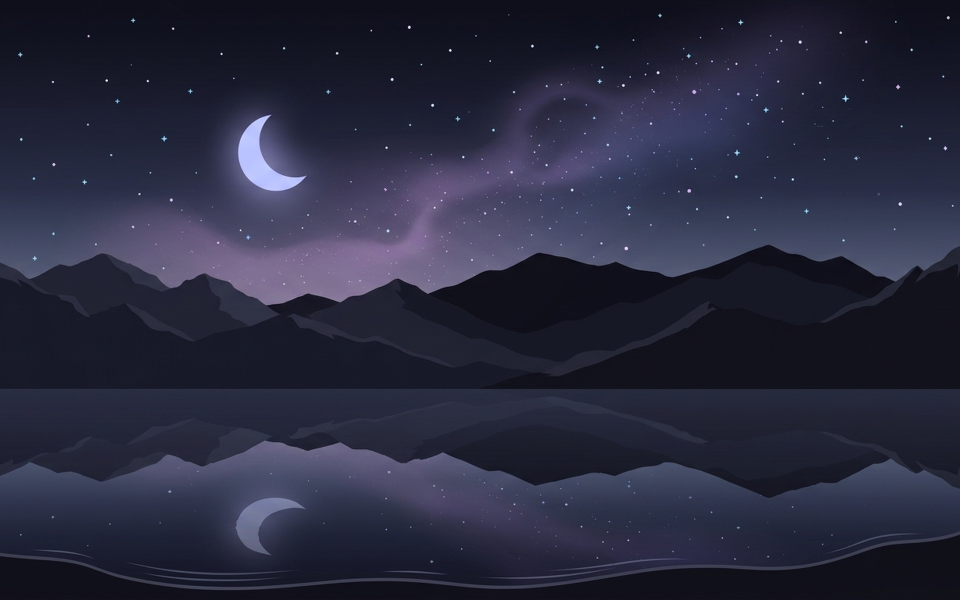
#> input picture art/lake/wallpaper-static.png, 1920 x 1200 px (shown at 1/2 size)
$ python trace_ridges.py
#> lines starting #> are read from the running program, lines starting #| are printed output that depends on the picture; after the words box and inside, x2 and y2 are one past the last pixel; in counts of white or black regions, pixels touching at a corner belong together
#!/usr/bin/env python3
"""One-shot: extract reusable layers from the original night wallpaper.

Writes into art/lake/:
  mtn_alpha.png  L  mountain coverage (skyline matte, antialiased), y < WATER
  mtn_shade.png  L  normalised mountain luminance (facets / ridges / depth)
  shore.json        per-column y of the shoreline (ground below it)
  waves.png      L  wave-line strokes on the water (alpha)

sky.py recolours these per hour (gradient map), so every render keeps the
exact hand-drawn composition of the original art.
"""
import json, os
import numpy as np
import cv2
from PIL import Image

HERE = os.path.dirname(os.path.abspath(__file__))
ASSETS = os.path.join(HERE, '..', 'art', 'lake')
SRC = os.path.join(ASSETS, 'wallpaper-static.png')
W, H, WATER = 1920, 1200, 778

im = np.asarray(Image.open(SRC).convert('RGB')).astype(np.float32)
lum = im @ np.array([0.299, 0.587, 0.114], np.float32)
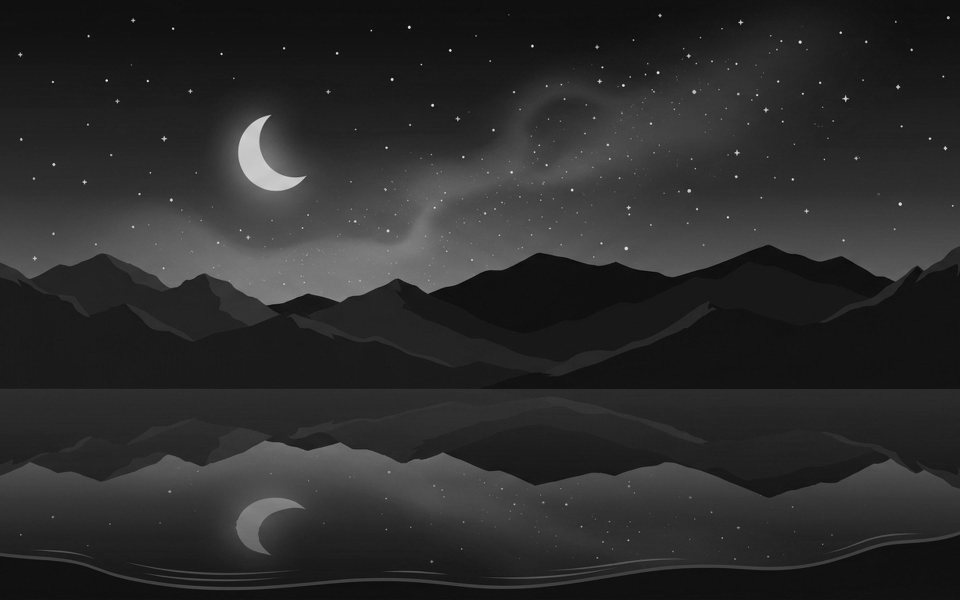
#> lum: shape (1200, 1920) float32 (shown at 1/2 size); min 1.37, max 254.1, mean 43.7
# remove stars / small bright specks (grey opening) for analysis
clean = cv2.morphologyEx(lum, cv2.MORPH_OPEN, np.ones((5, 5), np.uint8))

# ---------------------------------------------------------------- skyline matte
alpha = np.zeros((H, W), np.float32)
alpha[WATER:, :] = 0
edge = np.zeros(W, np.int32)
Y0, Y1 = 430, 700
for x in range(W):
    col = cv2.GaussianBlur(clean[Y0:Y1, max(0, x - 1):x + 2], (1, 3), 0).mean(axis=1)
    d = col[3:] - col[:-3]                       # drop over 3 px
    i = int(np.argmin(d)) + 1
    edge[x] = Y0 + i
#> this loop made 1920 passes
#> i on passes 1 to 3: 95, 95, 95
#> after the loop, edge = 1920 values, max 609 at index 530, min 489 at index 1533, mean 544.1
# stars right above the ridge can fool the detector into thin upward spikes
med = np.array([np.median(edge[max(0, x - 12):x + 13]) for x in range(W)]).astype(np.int32)
#> med = 1920 values, max 608 at index 529, min 490 at index 1530, mean 544.2
edge = np.where(edge < med - 4, med, edge)
#> edge = 1920 values, max 609 at index 530, min 489 at index 1533, mean 544.2

for x in range(W):
    e = edge[x]
    sky = clean[e - 6:e - 3, x].mean()
    mtn = clean[e + 3:e + 6, x].mean()
    span = max(sky - mtn, 4.0)
    for y in range(e - 3, e + 4):
        alpha[y, x] = np.clip((sky - lum[y, x]) / span, 0, 1)
    alpha[e + 4:WATER, x] = 1.0
    alpha[:e - 3, x] = 0.0
#> this loop made 1920 passes
#> (e, sky, mtn, span) on passes 1 to 3: (525, 82.84, 43.25, 39.59), (525, 83.07, 43.25, 39.82), (525, 83.07, 43.25, 39.82)
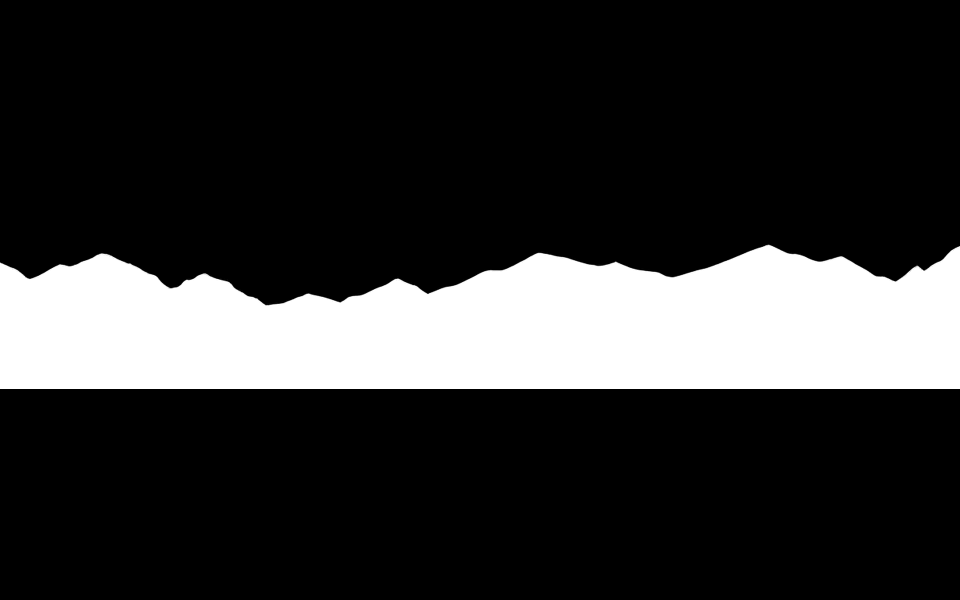
#> alpha: shape (1200, 1920) float32 (shown at 1/2 size); min 0, max 1, mean 0.194

# ---------------------------------------------------------------- shade map
reg = clean.copy()
m = alpha > 0.5
#> m: shape (1200, 1920) bool; 19.4% white; 1 white region, box (x1, y1, x2, y2) and area: (0, 490, 1920, 778) 447068
lo, hi = np.percentile(reg[m], 0.5), np.percentile(reg[m], 99.7)
#> lo = 14.35; hi = 52.27
shade = np.clip((reg - lo) / (hi - lo), 0, 1)
# recover near-edge pixels (opening darkens thin rims): use raw lum there
shade = np.where(alpha < 1, np.clip((np.minimum(lum, hi) - lo) / (hi - lo), 0, 1), shade)
shade[WATER:, :] = 0
shade = cv2.bilateralFilter(shade.astype(np.float32), 5, 0.05, 3)
shade *= (alpha > 0)
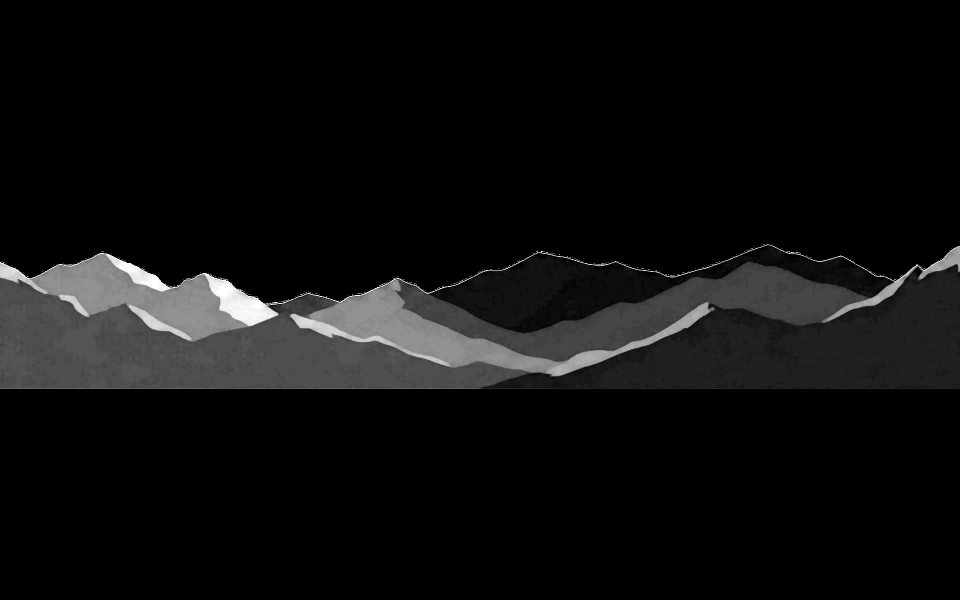
#> shade: shape (1200, 1920) float32 (shown at 1/2 size); min 0, max 1, mean 0.0561

# ---------------------------------------------------------------- shore
# ground (near-black) below the lake; find first row from bottom upward that
# is brighter than the ground band -> shoreline.
shore = np.zeros(W, np.float32)
for x in range(W):
    col = clean[1000:H, x]
    g = col[-15:].mean()
    above = np.where(col > g + 14)[0]
    shore[x] = 1000 + (above.max() + 1 if len(above) else 150)
#> this loop made 1920 passes
#> g on passes 1 to 3: 16.67, 16.79, 16.79
#> after the loop, shore = 1920 values, max 1181 at index 440, min 1070 at index 1918, mean 1148
shore = cv2.GaussianBlur(shore.reshape(1, -1), (0, 0), 6).ravel()
#> shore = 1920 values, max 1181 at index 459, min 1071.5 at index 1919, mean 1148

# ---------------------------------------------------------------- waves
bg = cv2.GaussianBlur(lum, (0, 0), 9)
hp = lum - bg
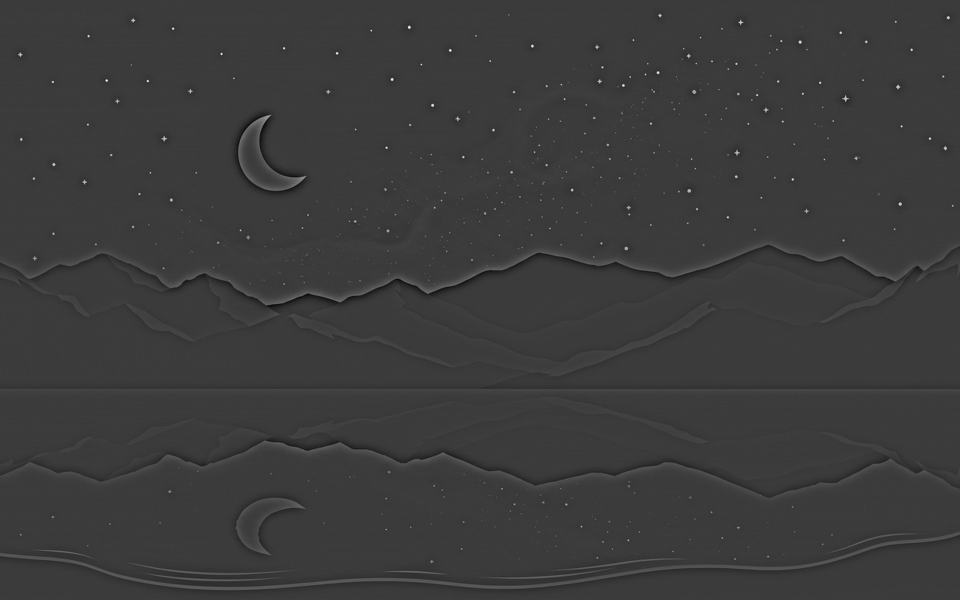
#> hp: shape (1200, 1920) float32 (shown at 1/2 size); min -69.41, max 226.5, mean 0; drawn with min black and max white
wm = ((hp > 9) & (np.arange(H)[:, None] > 1040)).astype(np.uint8)
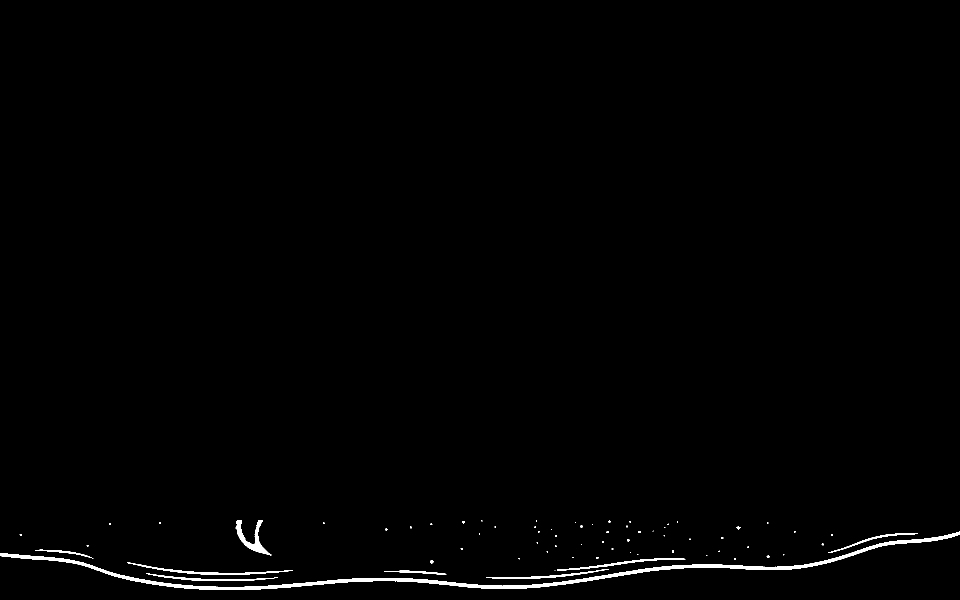
#> wm: shape (1200, 1920) (shown at 1/2 size); values 0 (black) and 1 (white), 0.83% white; 68 white regions (55 under 20 px), largest, box (x1, y1, x2, y2) and area: (0, 1063, 1920, 1180) 12423, (471, 1041, 543, 1111) 1352, (254, 1125, 586, 1150) 1110
yy = np.arange(H)[:, None]
wm[(yy >= shore[None, :] - 2)[:, :] & np.ones((1, W), bool)] = 0
wm[995:1118, 440:650] = 0                         # moon reflection
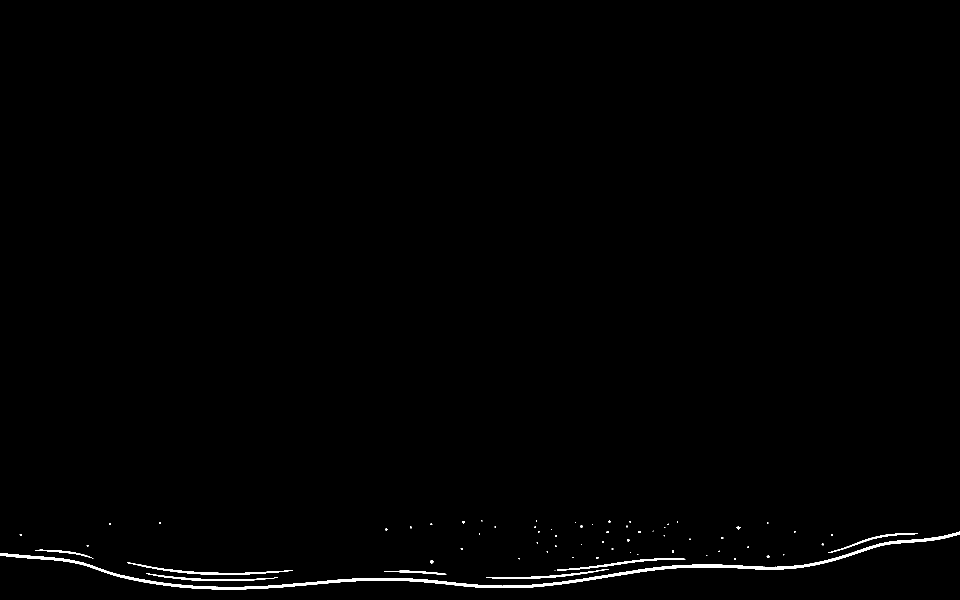
#> wm: shape (1200, 1920) (shown at 1/2 size); values 0 (black) and 1 (white), 0.68% white; 66 white regions (54 under 20 px), largest, box (x1, y1, x2, y2) and area: (0, 1063, 1920, 1179) 10366, (254, 1125, 586, 1150) 1110, (1114, 1117, 1371, 1141) 814
n, lab, st, _ = cv2.connectedComponentsWithStats(wm, 8)
#> lab: shape (1200, 1920) int32; 67 distinct labels, from 0 to 66
#> n = 67; st = 67 rows, first 6: [0, 0, 1920, 1200, 2288252], [962, 1041, 3, 2, 5], [1072, 1041, 2, 3, 6], [1217, 1041, 4, 4, 14], [925, 1042, 5, 5, 19], [1258, 1042, 4, 4, 13]
keep = np.zeros_like(wm)
for i in range(1, n):
    x, y, w, h, a = st[i]
    if w >= 40 and w > 4 * h:
        keep[lab == i] = 1
#> this loop made 66 passes
#> (x, y, w, h, a) on passes 1 to 12: (962, 1041, 3, 2, 5), (1072, 1041, 2, 3, 6), (1217, 1041, 4, 4, 14), (925, 1042, 5, 5, 19), (1258, 1042, 4, 4, 13), (1354, 1043, 2, 2, 4), (318, 1044, 4, 4, 13), (1151, 1044, 1, 2, 2), (1534, 1044, 3, 3, 8), (218, 1046, 4, 4, 14), (861, 1047, 4, 3, 10), (1335, 1047, 3, 3, 7)
waves = np.clip(hp / 40.0, 0, 1) * cv2.dilate(keep, np.ones((3, 3), np.uint8))

def save(arr, name):
#> called with name = 'mtn_alpha.png'
    Image.fromarray((np.clip(arr, 0, 1) * 255).astype(np.uint8), 'L').save(os.path.join(ASSETS, name))

save(alpha, 'mtn_alpha.png')
save(shade, 'mtn_shade.png')
save(waves, 'waves.png')
#> call 3 of save, with name = 'waves.png'
#> in save (call 3), `Image.fromarray((np.clip(arr, 0, 1) * 255).astype(np.uint8), 'L').save..`:
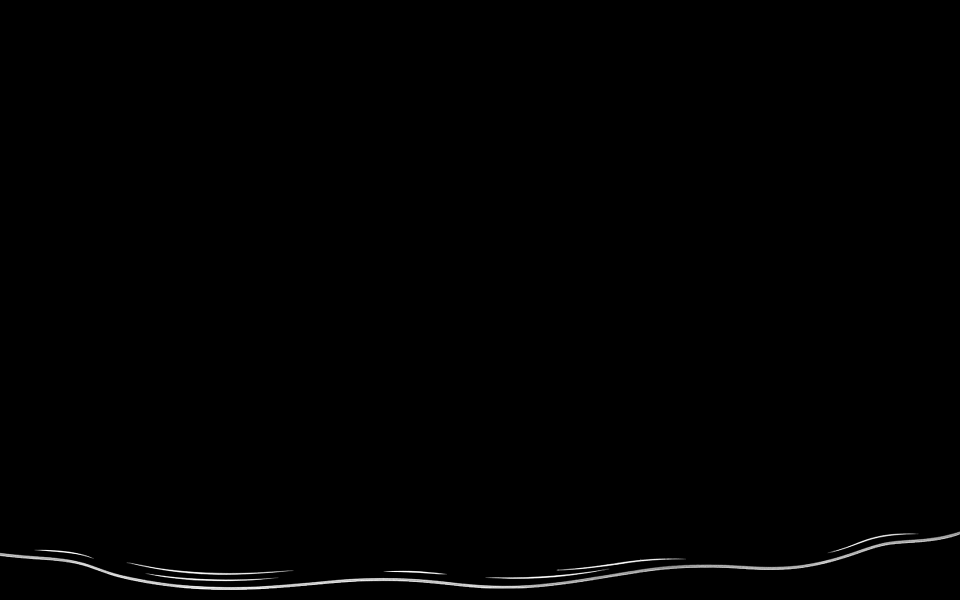
#> saved as waves.png: PIL image 1920x1200 L (shown at 1/2 size); min 0, max 255, mean 1.3
with open(os.path.join(ASSETS, 'shore.json'), 'w') as f:
    json.dump([round(float(v), 1) for v in shore], f)
print('skyline y range', edge.min(), edge.max(), 'shore range', shore.min().round(), shore.max().round(),
      'wave comps', int(keep.sum()))
#| skyline y range 489 609 shore range 1071.0 1181.0 wave comps 15134
